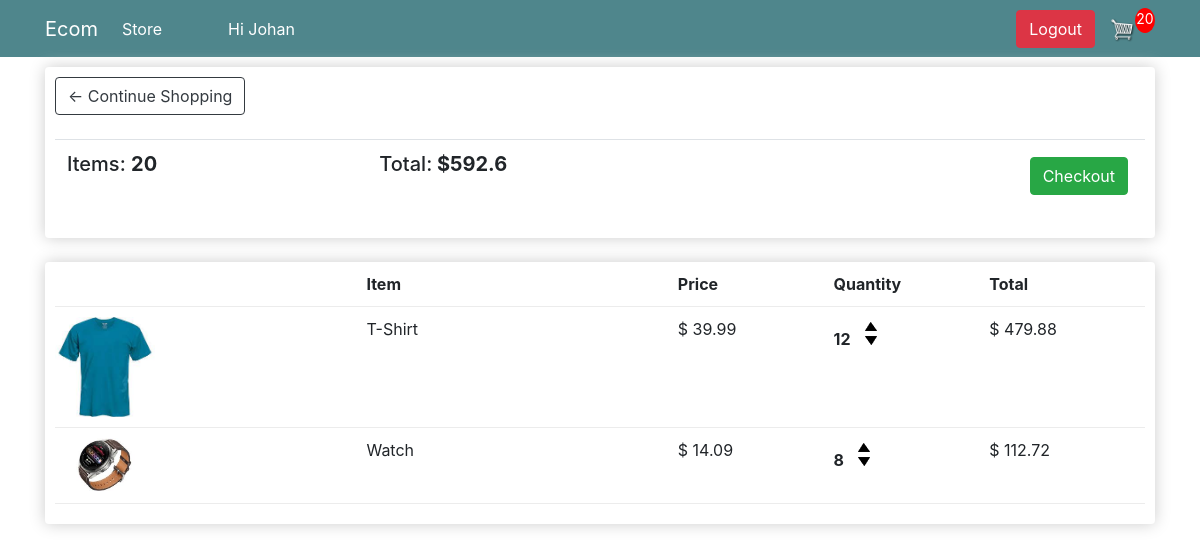
The page /cart/ (signed in) on the database as committed earlier.
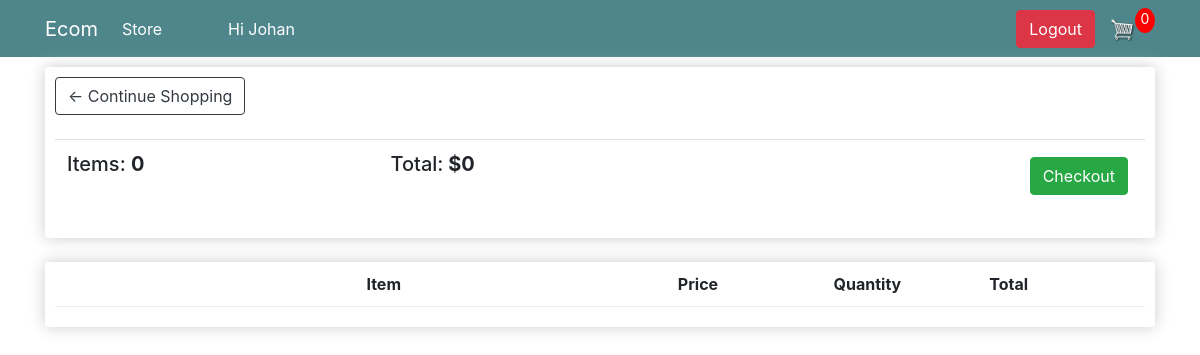
The same page on the database as committed later.
### store/models.py (models this page shows, shortened)
class Order(models.Model):
    customer = models.ForeignKey(Customer, on_delete=models.SET_NULL, null=True, blank=True)
    date_ordered = models.DateTimeField(auto_now_add=True)
    complete = models.BooleanField(default=False)
    transaction_id = models.CharField(max_length=100, null=True)
    @property
    def get_cart_total(self):
        orderitems = self.orderitem_set.all()
        total = sum([item.get_total for item in orderitems])
        return total
    @property
    def get_cart_items(self):
        orderitems = self.orderitem_set.all()
        total = sum([item.quantity for item in orderitems])
        return total

class OrderItem(models.Model):
    objects = None
    product = models.ForeignKey(Product, on_delete=models.SET_NULL, null=True)
    order = models.ForeignKey(Order, on_delete=models.SET_NULL, null=True)
    quantity = models.IntegerField(default=0, null=True, blank=True)
    date_added = models.DateTimeField(auto_now_add=True)
    @property
    def get_total(self):
        total = self.product.price * self.quantity
        return total

class Product(models.Model):
    name = models.CharField(max_length=300)
    price = models.FloatField()
    digital = models.BooleanField(default=False, null=True, blank=True)
    image = models.ImageField(null=True, blank=True)
    @property
    def imageURL(self):
        try:
            url = self.image.url
        except:
            url = ''
        return url

### store/views.py (the view, shortened to what this page needs)
# urls.py: path('cart/', card, name="cart"),
def card(request):
    if request.user.is_authenticated:
        customer = Customer.objects.get(user=request.user)
        if not customer:
            customer = Customer(user=request.user, email=request.user.email)
            customer.save()
        order, created = Order.objects.get_or_create(customer=customer, complete=False)
        items = order.orderitem_set.all()
        cartItems = order.get_cart_items
    context = {
                    'items': items,
                    'order': order,
                    'cartItems': cartItems
               }
    return render(request, 'store/cart.html', context)

### store/templates/store/cart.html
{% extends 'store/main.html' %}
{% load static %}
{% block content %}
	<div class="row">
		<div class="col-lg-12">
			<div class="box-element">
				<a  class="btn btn-outline-dark" href="{% url 'store' %}">&#x2190; Continue Shopping</a>
				<br>
				<br>
				<table class="table">
					<tr>
						<th><h5>Items: <strong>{{order.get_cart_items}}</strong></h5></th>
						<th><h5>Total:<strong> ${{order.get_cart_total}}</strong></h5></th>
						<th>
							<a  style="float:right; margin:5px;" class="btn btn-success" href="{% url 'checkout' %}">Checkout</a>
						</th>
					</tr>
				</table>
			</div>
			<br>
			<div class="box-element">
				<div class="cart-row">
					<div style="flex:2"></div>
					<div style="flex:2"><strong>Item</strong></div>
					<div style="flex:1"><strong>Price</strong></div>
					<div style="flex:1"><strong>Quantity</strong></div>
					<div style="flex:1"><strong>Total</strong></div>
				</div>
				{% for item in items %}
				<div class="cart-row">
					<div style="flex:2"><img class="row-image" src="{{ item.product.imageURL}}"></div>
					<div style="flex:2"><p>{{item.product.name}}</p></div>
					<div style="flex:1"><p>$ {{ item.product.price|floatformat:2}}</p></div>
					<div style="flex:1">
						<p class="quantity">{{item.quantity}}</p>
						<div class="quantity">
							<img class="chg-quantity update-cart" data-product="{{item.product.id}}" data-action="add" src="{% static  'images/arrow-up.png' %}">
							<img class="chg-quantity update-cart" data-product="{{item.product.id}}" data-action="remove" src="{% static  'images/arrow-down.png' %}">
						</div>
					</div>
					<div style="flex:1"><p>$ {{ item.get_total }} </p></div>
				</div>
				{% endfor %}
			</div>
		</div>
	</div>
{% endblock content %}

### store/templates/store/main.html (shortened to what this page needs)
<!DOCTYPE html>
{% load static%}
<html lang="en">
<head>
    <link rel="stylesheet" href="{% static 'css/style.css' %}">
    <link rel="stylesheet" href="{% static 'bootstrap/css/bootstrap.min.css' %}">
    <link rel="stylesheet" href="https://stackpath.bootstrapcdn.com/bootstrap/4.1.3/css/bootstrap.min.css"
>
    <link rel="stylesheet" href="https://use.fontawesome.com/releases/v5.6.1/css/all.css"
>
</head>
<body>
<nav class="navbar navbar-expand-lg navbar-dark bgdark">
    <div class="container">
        <a class="navbar-brand" href="{% url 'store' %}">Ecom</a>
        <div class="collapse navbar-collapse" id="navbarSupportedContent">
            <ul class="navbar-nav mr-auto">
                <li class="nav-item active">
                    <a class="nav-link" href="{% url 'store' %}">Store <span class="sr-only">(current)</span></a>
                </li>
                {%if request.user.is_authenticated %}
                <li class="nav-item active">
                    <a class="nav-link left50" href=""> Hi {{request.user.username}} <span class="sr-only">(current)</span></a>
                </li>
                {% endif %}
            </ul>
            <div class="form-inline my-2 my-lg-0">
               {% if request.user.is_authenticated %}
                <a href="{% url 'logout' %}" class="btn btn-danger ">Logout</a>
                {% else %}
                <a type="button" href="{% url 'login' %}" class="btn btn-outline-warning">Login</a>
                {% endif %}
                <a href="{% url 'cart' %}">
                    <img id="cart-icon" src="{% static 'images/cart.png' %}">
                </a>
                <p id="cart-total" class="white">{{cartItems}}</p>
            </div>
        </div>
    </div>
</nav>
<div class="container">
    {% block content %}
    {% endblock content %}
</div>
</body>
</html>

### static/css/style.css (style rules this page uses)
body { background-color: hsl(0, 0%, 98%); }
h1,h2,h3,h4,h5,h6 { color:hsl(0, 0%, 30%); }
.box-element { box-shadow:hsl(0, 0%, 80%) 0 0 16px; background-color: #fff; border-radius: 4px; padding: 10px; }
.bgdark { background-color: #4f868c!important; }
#cart-icon { width:25px; display: inline-block; margin-left: 15px; }
#cart-total { display: block; text-align: center; color:#fff; background-color: red; width: 20px; height: 25px; border-radius: 50%; font-size: 14px; }
.col-lg-4, .col-lg-6, .col-lg-8, .col-lg-12 { margin-top: 10px; }
.btn { border-radius: 0; }
.cart-row { display: flex; align-items: flex-stretch; padding-bottom: 10px; margin-bottom: 10px; border-bottom: 1px solid #ececec; }

### store/templates/store/main.html (style rules this page uses)
body, html { margin: 0; padding: 0; height: 100%; }
.left50 { margin-left: 50px; }

Rows that differ between the two databases and show on the page:
no longer on this page (row edited): Order: get_cart_items "20", get_cart_total "592.6"
removed OrderItem: product.imageURL (picture), product.name "T-Shirt", product.price "39.99", quantity "12", get_total "479.88"
removed OrderItem: product.imageURL (picture), product.name "Watch", product.price "14.09", quantity "8", get_total "112.72"
added Order: get_cart_items "0", get_cart_total "0"
Other text that changed with them:
{{ cartItems }}: "20" → "0"
